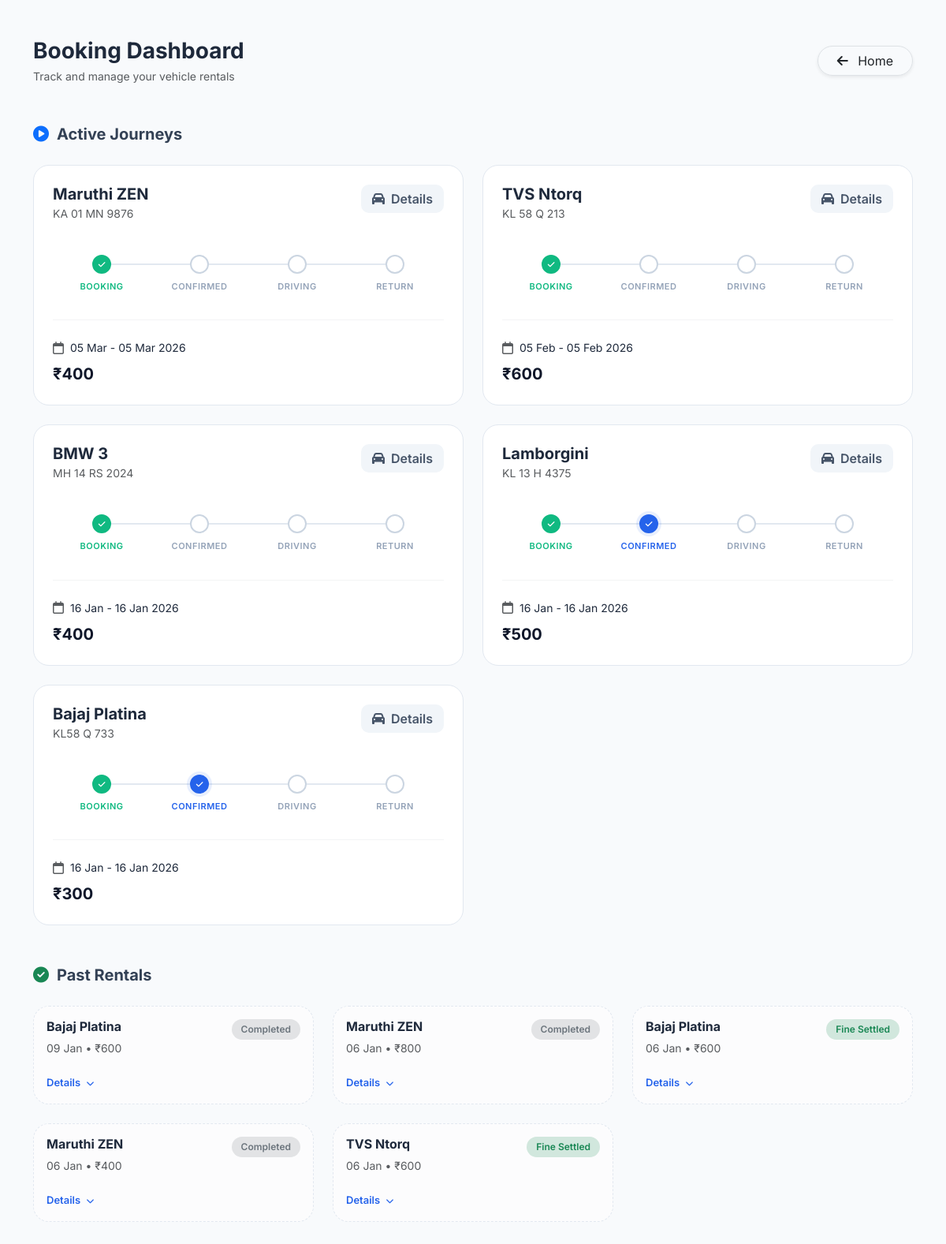
The page /my_bookings/ (signed in) on the database as committed earlier.
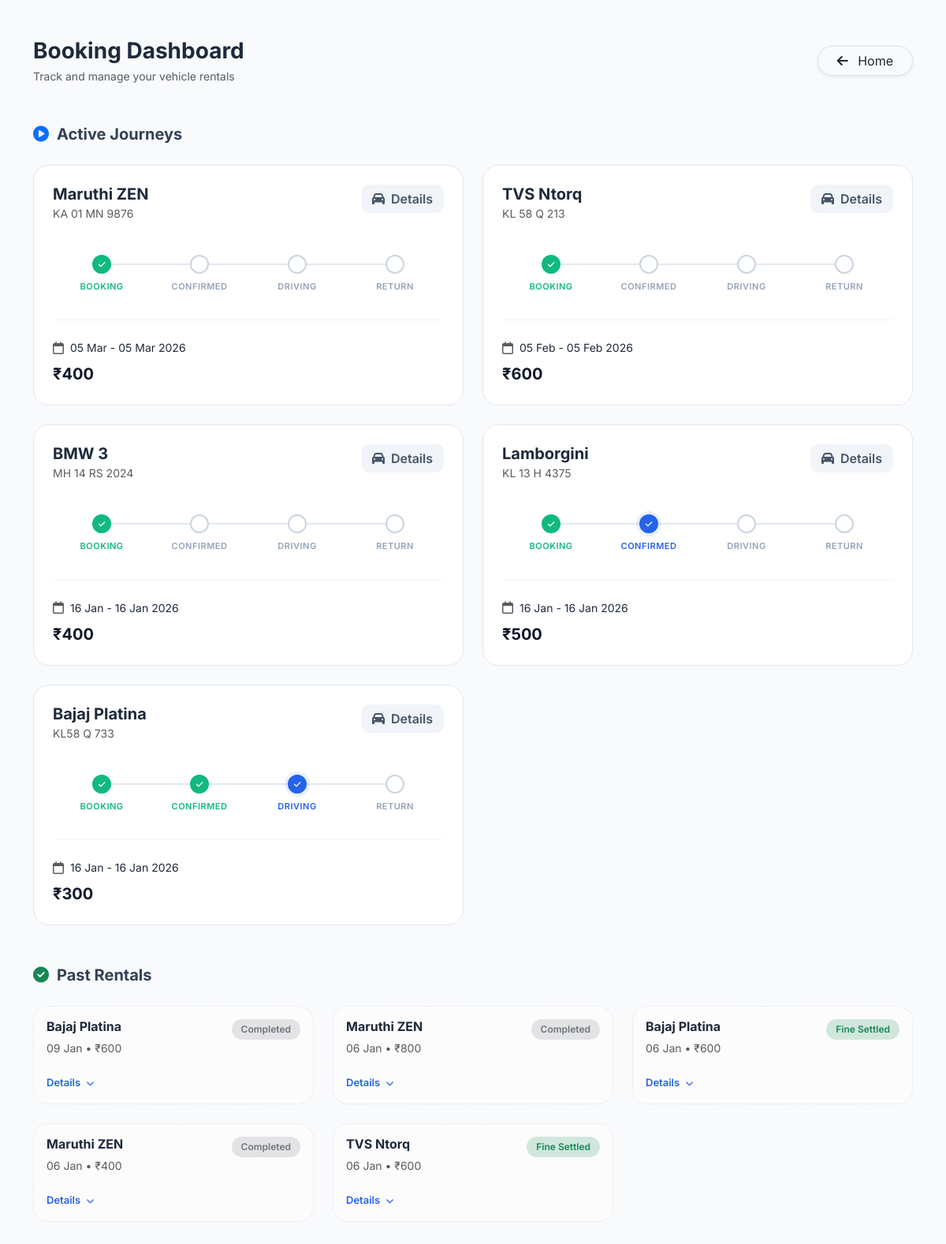
The same page on the database as committed later.
### wheelzy_app/models.py (models this page shows, shortened)
class Booking(models.Model):
    STATUS_CHOICES = [
        ("payment_pending", "Payment Pending"),
        ("pending", "Pending"),
        ("confirmed", "Confirmed"),
        ("in_use", "In Use"),
        ("returned", "Returned"),
        ("return_uploaded", "Return Uploaded"),
        ("damage_reported", "Damage Reported"),
        ("cancelled", "Cancelled"),
        ("rejected", "Rejected"),
    ]
    user = models.ForeignKey(User, on_delete=models.CASCADE)
    vehicle = models.ForeignKey(Vehicle, on_delete=models.CASCADE)
    start_time = models.DateTimeField()
    end_time = models.DateTimeField()
    total_price = models.PositiveIntegerField(default=0)
    status = models.CharField(max_length=30, choices=STATUS_CHOICES, default="payment_pending")
    is_rent_paid = models.BooleanField(default=False)
    ordered_at = models.DateTimeField(auto_now_add=True)
    razorpay_order_id = models.CharField(max_length=255, blank=True, null=True)
    razorpay_payment_id = models.CharField(max_length=255, blank=True, null=True)
    razorpay_signature = models.CharField(max_length=255, blank=True, null=True)

class Vehicle(models.Model):
    VEHICLE_TYPES = (
        ("car", "Car"),
        ("bike", "Bike"),
    )
    owner = models.ForeignKey(
        User,
        on_delete=models.CASCADE,
        related_name="vehicles",
        null=True,
        blank=True
    )
    vehicle_name = models.CharField(max_length=255)
    vehicle_type = models.CharField(max_length=25, choices=VEHICLE_TYPES)
    number_plate = models.CharField(max_length=50, unique=True)
    price_per_hour = models.PositiveIntegerField()
    seats = models.PositiveIntegerField(blank=True)
    image = CloudinaryField('vehicle_images', blank=True, null=True)
    is_available = models.BooleanField(default=True)

### wheelzy_app/views.py (the view)
# urls.py: path("my_bookings/", views.my_bookings, name="my_bookings"),
@login_required
def my_bookings(request):
    bookings = (
        Booking.objects
        .filter(user=request.user,is_rent_paid=True)
        .select_related("vehicle", "damage_report")
        .order_by("-ordered_at")
    )
    has_unpaid_damage = DamageReport.objects.filter(
        booking__user=request.user,
        is_paid=False
    ).exists()
    return render(
        request,
        "my_bookings.html",
        {
            "bookings": bookings,
            "has_unpaid_damage": has_unpaid_damage
        }
    )

### wheelzy_app/templates/my_bookings.html (shortened to what the changed rows need)
{% load static %}
<!DOCTYPE html>
<html lang="en">
<head>
    <link rel="stylesheet" href="https://cdnjs.cloudflare.com/ajax/libs/font-awesome/6.5.1/css/all.min.css">
    <link href="https://cdn.jsdelivr.net/npm/bootstrap@5.3.2/dist/css/bootstrap.min.css" rel="stylesheet">
</head>
<body>
<div class="container py-5">
    <div class="d-flex justify-content-between align-items-center mb-5">
        <div>
            <h1 class="fw-bold h3 mb-1">Booking Dashboard</h1>
        </div>
    </div>
    <div class="row g-4 mb-5">
        {% for booking in bookings %}
        {% if booking.status != "returned" and not booking.damage_report.is_paid %}
        <div class="col-lg-6">
            <div class="booking-card">
                <div class="d-flex justify-content-between align-items-start mb-3">
                    <div>
                        <h5 class="fw-bold mb-0">{{ booking.vehicle.vehicle_name }}</h5>
                        <span class="text-muted small">{{ booking.vehicle.number_plate }}</span>
                    </div>
                    <button class="btn btn-view" data-bs-toggle="modal" data-bs-target="#vehicleModal{{ booking.id }}">
                        <i class="fa-solid fa-car me-2"></i>Details
                    </button>
                </div>
                <div class="booking-stepper">
                    <div class="step {% if booking.status != 'pending' %}done{% else %}active{% endif %}">
                        <div class="step-dot"><i class="fa-solid fa-check"></i></div>
                        <div class="step-label">Booking</div>
                    </div>
                    <div class="step {% if booking.status in 'in_use returned' %}done{% elif booking.status == 'confirmed' %}active{% endif %}">
                        <div class="step-dot"><i class="fa-solid fa-check"></i></div>
                        <div class="step-label">Confirmed</div>
                    </div>
                    <div class="step {% if booking.status == 'returned' or booking.damage_report %}done{% elif booking.status == 'in_use' %}active{% endif %}">
                        <div class="step-dot"><i class="fa-solid fa-check"></i></div>
                        <div class="step-label">Driving</div>
                    </div>
                    {% if booking.damage_report %}
                    <div class="step active damage">
                        <div class="step-dot">!</div>
                        <div class="step-label">Issue</div>
                    </div>
                    {% else %}
                    <div class="step {% if booking.status == 'returned' %}done{% endif %}">
                        <div class="step-dot"><i class="fa-solid fa-check"></i></div>
                        <div class="step-label">Return</div>
                    </div>
                    {% endif %}
                </div>
                <hr class="my-4" style="opacity: 0.05;">
                <div class="row align-items-center">
                    <div class="col-sm-7">
                        <div class="d-flex align-items-center mb-2">
                            <i class="fa-regular fa-calendar text-muted me-2"></i>
                            <span class="small">{{ booking.start_time|date:"d M" }} - {{ booking.end_time|date:"d M Y" }}</span>
                        </div>
                        <div class="price-tag">₹{{ booking.total_price }}</div>
                    </div>
                </div>
            </div>
        </div>
        {% endif %}
        {% endfor %}
    </div>
</div>
</body>
</html>

Rows that differ between the two databases and show on the page:
changed Booking "KL58 Q 733": status "confirmed" → "in_use" (drawn)
